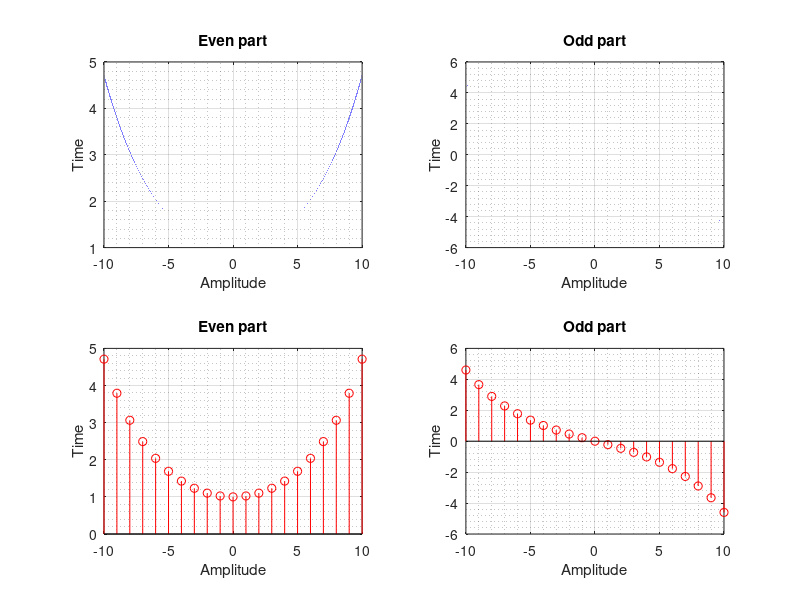

Reproduce this figure in MATLAB.
% Program to decompose given function into its even and odd components
clc; clear all;

% Given Function :
%   x[n] = (0.8)^n

n = -10:0.0001:10; % Domain, Sampled 0.0001 apart
func = @(n) 0.8.^n ; % Function def.

even = (func(n)+func(-n))/2; % Even parts of function

odd =  (func(n)-func(-n))/2; % Odd parts of function

figure('Name','Decomposing a Function','NumberTitle','off','Color','w')
subplot(2,2,1)
plot(n,even,'b'), grid on, grid minor % continuous line 2D plot
title('Even part')
xlabel('Amplitude')
ylabel('Time')

subplot(2,2,2)
plot(n,odd,'b'), grid on, grid minor
title('Odd part')
xlabel('Amplitude')
ylabel('Time')


nr = -10:10; % Domain, Sampled 0.1 apart

evenr = (func(nr)+func(-nr))/2; % Even parts of function

oddr =  (func(nr)-func(-nr))/2; % Odd parts of function

subplot(2,2,3)
stem(nr,evenr,'r'), grid on, grid minor % discrete data 2D plot
title('Even part')
xlabel('Amplitude')
ylabel('Time')

subplot(2,2,4)
stem(nr,oddr,'r'), grid on, grid minor
title('Odd part')
xlabel('Amplitude')
ylabel('Time')

print('-clipboard','-dbitmap')